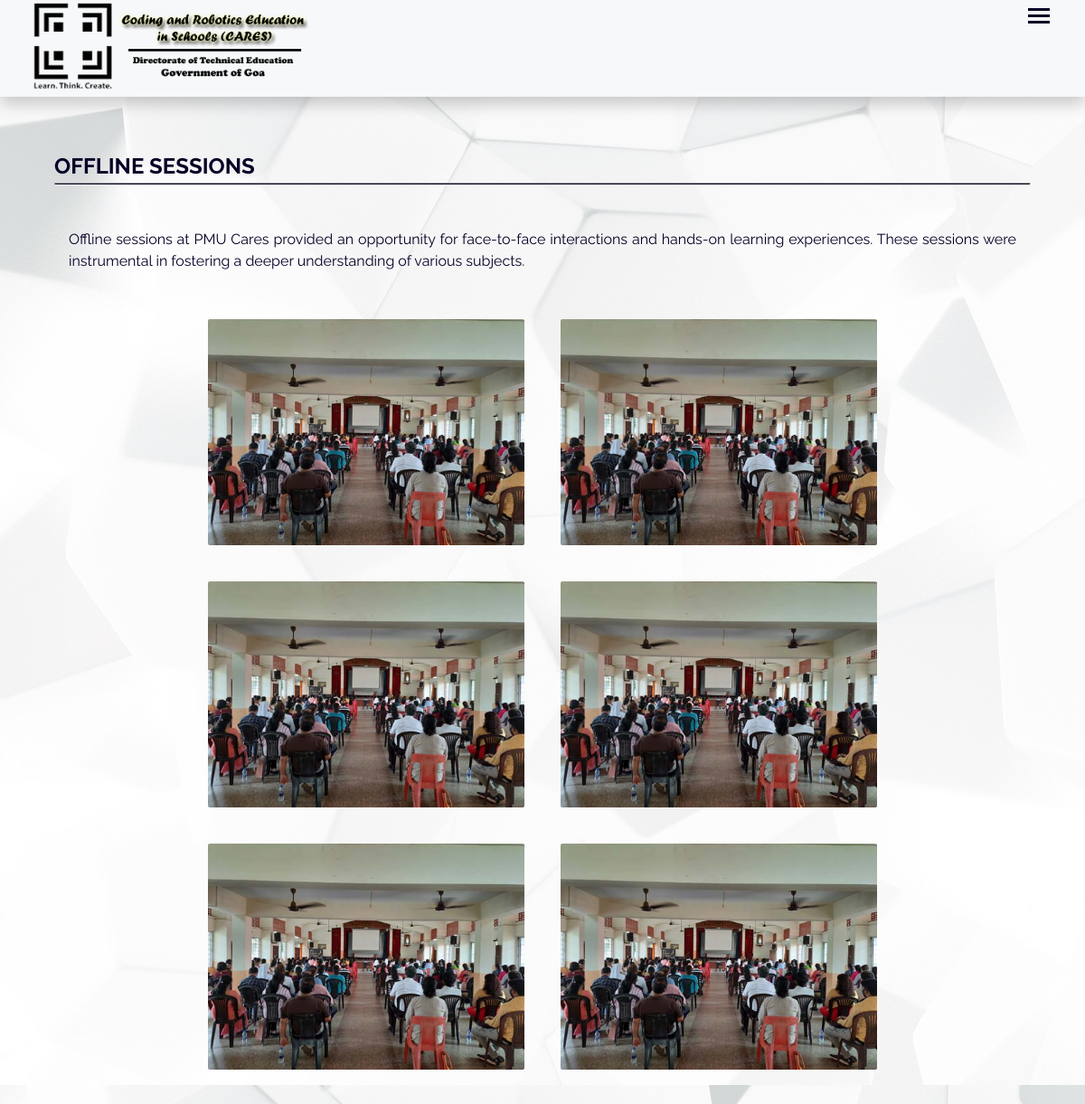
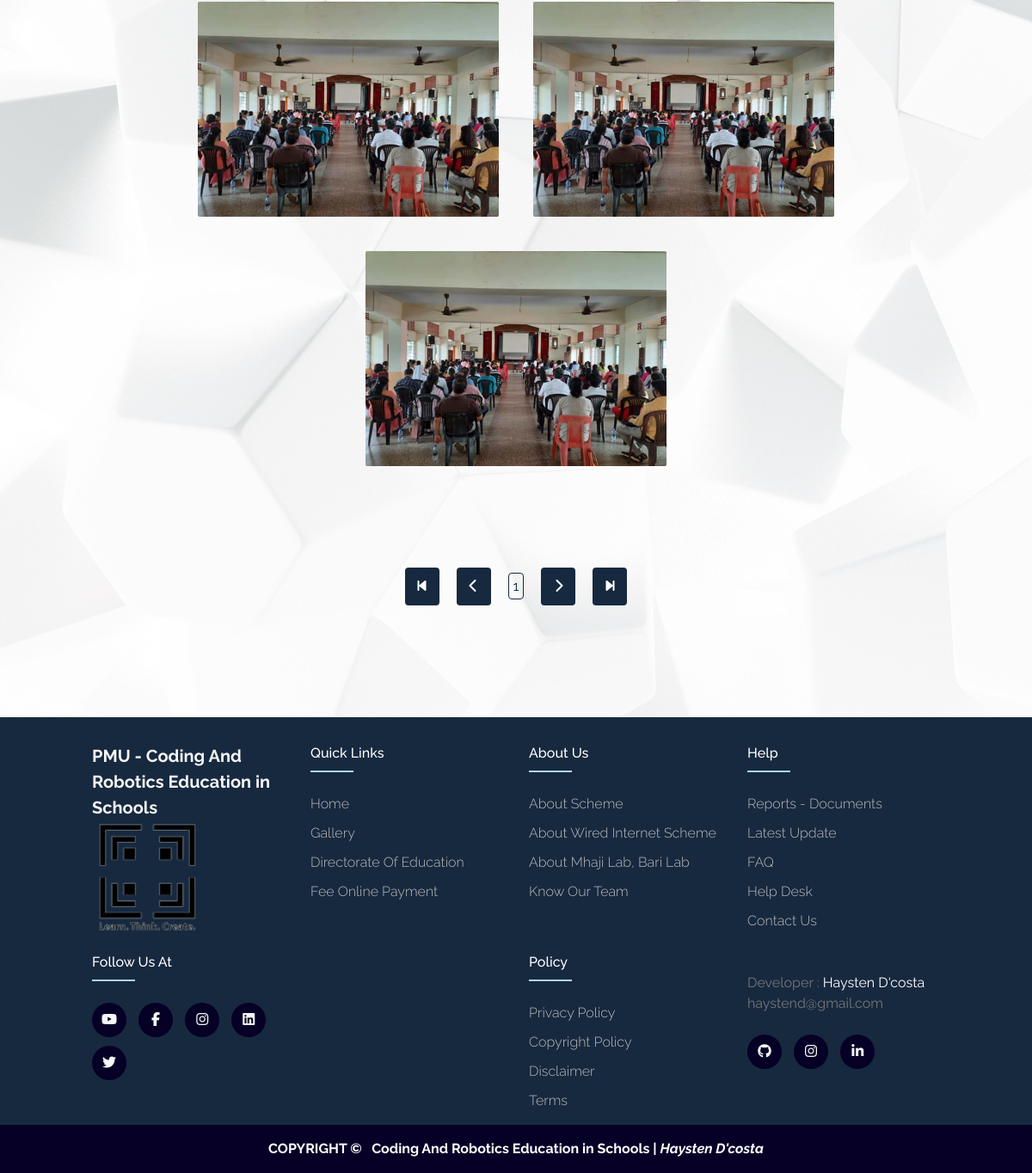
Page /php/gallery.php?id=3 on the committed database (2 pictures, top to bottom).
### tables this page shows
CREATE TABLE `pmucares_album` (
  `albumid` int(10) NOT NULL,
  `name` varchar(500) NOT NULL,
  `adesc` varchar(1000) NOT NULL,
  `image` varchar(500) NOT NULL,
  `date` datetime NOT NULL,
  `status` varchar(10) NOT NULL,
  `col_id` int(5) DEFAULT NULL,
  `category` varchar(30) DEFAULT NULL
);

CREATE TABLE `pmucares_gallery` (
  `gid` int(10) NOT NULL,
  `aid` int(10) NOT NULL,
  `gname` varchar(1000) NOT NULL,
  `gimages` varchar(1000) NOT NULL,
  `date` datetime NOT NULL,
  `status` varchar(20) NOT NULL
);

### php/gallery.php (the view, shortened to what this page needs)
<?php $aid=$_REQUEST['id']; ?>
<!DOCTYPE html>
<html lang="en">
<head>
    <link rel="stylesheet" href="https://cdnjs.cloudflare.com/ajax/libs/lightgallery-js/1.4.0/css/lightgallery.min.css">
    <link rel="stylesheet" href="https://cdnjs.cloudflare.com/ajax/libs/font-awesome/6.5.2/css/all.min.css">
    <link rel="stylesheet" href="https://unpkg.com/aos@2.3.1/dist/aos.css">
    <link rel="stylesheet" href="../css/header-footer.css">
    <link rel="stylesheet" href="../css/gallery.css">
</head>
<body>
    <header class="header">
        <div class="container">
            <div class="header-main">
                <div class="logo-container">
                    <a href="../index.php">
                        <img width="auto" height="100" src="../img/logo.png" alt="CARES LOGO"
                            sizes="(max-width: 375px) 100vw, 375px" />
                    </a>
                </div>
                <div class="open-nav-menu">
                    <span></span>
                </div>
            </div>
        </div>
    </header>
    <main class="main-section">
    <section class="gallery-section">
            <div class="gallery-section-container">
                <?php
                    include 'connect.php';
                    $sql = "SELECT * FROM pmucares_album WHERE albumid='$aid'";
                    $rs_result = mysqli_query($con, $sql);
                    while ($row = mysqli_fetch_assoc($rs_result))
                    {
                        $aname=$row['name'];
                        $adesc=$row['adesc'];
                ?>
                <?php echo" <h2>$aname</h2>" ?>
                <hr>
                <br><br>
                <?php echo" <div class='album-description'><p>$adesc</p></div>" ?>
                <?php
                    }
                ?>
                    <div class="gallery">
                    <?php
                        include 'connect.php';
                        $limit = 18;
                        $page = isset($_GET['page']) ? $_GET['page'] : 1;
                        $offset = ($page - 1) * $limit;
                        $sql = "SELECT * FROM pmucares_gallery WHERE aid=$aid AND status='process' ORDER BY gimages ASC LIMIT $offset, $limit";
                        $result = mysqli_query($con, $sql);
                        while ($row = mysqli_fetch_array($result)) {
                            $gimage = $row['gimages'];
                    ?>
                        <?php echo "<a href='../img/gallery/$gimage'><img src='../img/gallery/$gimage' alt='' data-aos='zoom-in-up' data-aos-once='true'></a>";?>
                        <?php } ?>
                    </div>
            </div>
            <div class="pagenation">
                <?php
                $sql = "SELECT COUNT(*) FROM pmucares_gallery where aid=$aid and status='process'";
                $result = mysqli_query($con, $sql);
                $total_rows = mysqli_fetch_array($result)[0];
                $total_pages = ceil($total_rows / $limit);
                $prev_page = max(1, $page - 1);
                echo "<a href='?id=$aid&page=1' class='special-btn" . ($page == 1 ? " active-page" : "") . "'><i class='fas fa-step-backward scale'></i></a>";
                echo "<a href='?id=$aid&page=$prev_page' class='special-btn'><i class='fas fa-chevron-left scale'></i></a>";
                echo "<div>";
                for($i = 1; $i <= $total_pages; $i++) {
                    echo "<a href='?id=$aid&page=$i' class='every-page".($page == $i ? " active-page" : "")."'>$i</a>";
                }
                echo "</div>";
                $next_page = min($total_pages, $page + 1);
                echo "<a href='?id=$aid&page=$next_page' class='special-btn'><i class='fas fa-chevron-right scale'></i></a>";
                echo "<a href='?id=$aid&page=$total_pages' class='special-btn" . ($page == 1 ? " active-page" : "") . "'><i class='fas fa-step-forward scale'></i></a>";
                ?>
            </div>
        </section>
    </main>
    <footer class="footer">
        <div class="footer-container">
            <div class="row">
                <div class="footer-col">
                    <h2>PMU - Coding And Robotics Education in Schools</h2>
                    <figure>
                        <img src="../img/logo1.png" class="scale" alt="CARES Logo" width=100px height=100px>
                    </figure>
                </div>
                <div class="footer-col">
                    <h4>Quick Links</h4>
                    <ul>
                        <li><a href="../index.php">Home</a></li>
                        <li><a href="gallery-album.php">Gallery</a></li>
                        <li><a href="#" target="_blank">Directorate of Education</a></li>
                        <li><a href="#">Fee Online Payment</a></li>
                    </ul>
                </div>
                <div class="footer-col">
                    <h4>About Us</h4>
                    <ul>
                        <li><a href="#">About Scheme</a></li>
                        <li><a href="#">About Wired Internet Scheme</a></li>
                        <li><a href="#">About Mhaji Lab, Bari Lab</a></li>
                        <li><a href="#">Know our Team</a></li>
                    </ul>
                </div>
                <div class="footer-col">
                    <h4>Help</h4>
                    <ul>
                        <li><a href="#">Reports - Documents</a></li>
                        <li><a href="#">Latest Update</a></li>
                        <li><a href="#">FAQ</a></li>
                        <li><a href="#">Help Desk</a></li>
                        <li><a href="contact-us.html">Contact us</a></li>
                    </ul>
                </div>
                <div class="footer-col">
                    <h4>Follow us at</h4>
                    <div class="social-links scale">
                        <a href="https://www.youtube.com/channel/UCxFgQGAMuymIvUYTJA8-SGw" target="_blank"><i
                                class="fab fa-youtube scal"></i></a>
                        <a href="https://www.facebook.com/caresgoa" target="_blank"><i
                                class="fab fa-facebook-f scal"></i></a>
                        <a href="https://www.instagram.com/cares_goa" target="_blank"><i
                                class="fab fa-instagram scal"></i></a>
                        <a href="https://www.linkedin.com/company/cares-goa" target="_blank"><i
                                class="fab fa-linkedin scal"></i></a>
                        <a href="https://www.twitter.com/cares_goa" target="_blank"><i
                                class="fab fa-twitter scal"></i></a>
                    </div>
                </div>
                <div class="footer-col"></div>
                <div class="footer-col">
                    <h4>Policy</h4>
                    <ul>
                        <li><a href="#">Privacy Policy</a></li>
                        <li><a href="#">Copyright Policy</a></li>
                        <li><a href="#">Disclaimer</a></li>
                        <li><a href="#">Terms</a></li>
                    </ul>
                </div>
                <div class="footer-col">
                    <p>
                        Developer : <a href="developer.html" class="unstyled-link">Haysten D'costa</a>
                        <br>haystend@gmail.com
                    </p>
                    <br>
                    <div class="social-links scale">
                        <a href="https://github.com/Haysten-D-costa/" target="_blank"><i
                                class="fab fa-github scal"></i></a>
                        <a href="https://www.instagram.com/haysten_d_costa/" target="_blank"><i
                                class="fab fa-instagram scal"></i></a>
                        <a href="https://www.linkedin.com/in/haysten-d-costa-625515252/" target="_blank"><i
                                class="fab fa-linkedin-in scal"></i></a>
                    </div>
                </div>
            </div>
        </div>
    </footer>
    <section class="copyright-section">
        <h4>COPYRIGHT &copy; &nbsp; Coding And Robotics Education in Schools | <i>Haysten D'costa<i></h4>
    </section>
</body>
</html>

### css/header-footer.css (style rules this page uses)
:root { --ff-primary: "Raleway", sans-serif; --fw-reg: 400; --fw-bold: 600; --dark-blue-primary: #060026; --dark-blue-secondary: #17293F; --white-color: #FFFFFF; --black-text: #0f1111; --white-text: #f4f8f7; --fs-h1: 2.5rem; --fs-h2: 2.25rem; --fs-h3: 1.25rem; --fs-h4: 1.05rem; --fs-body: 1rem; }
* { margin: 0; padding: 0; box-sizing: border-box; }
body { line-height: 1.5; font-family: "Raleway", sans-serif; font-weight: 400; background: var(--dark-blue-primary); }
main { padding: 126px 0 5vh; }
.container { max-width: 100%; margin: auto; background: var(--dark-blue-primary); }
ul { list-style: none; }
a { text-decoration: none; }
.header { position: fixed; width: 100%; left: 0; top: 0; z-index: 999; transition: all 0.3s ease-in-out; margin-bottom: 100rem; }
.header-main { background-color: #f6f8f9; display: flex; justify-content: space-between; align-items: start; padding: 0 1rem; box-shadow: 0 .5rem 1rem rgba(0,0,0,.2); }
.header .logo-container { padding: 0 15px; }
.header .open-nav-menu { height: 34px; width: 40px; margin-right: 15px; display: none; align-items: center; justify-content: center; cursor: pointer; }
.header .open-nav-menu span { display: block; height: 3px; width: 24px; background-color: var(--dark-blue-primary); position: relative; }
.header .open-nav-menu span:before, .header .open-nav-menu span:after { content: ""; position: absolute; left: 0; width: 100%; height: 100%; background-color: var(--dark-blue-primary); box-sizing: border-box; }
.header .open-nav-menu span:before { top: -7px; }
.header .open-nav-menu span:after { top: 7px; }
@media (max-width: 1300px) { .header .close-nav-menu, .header .open-nav-menu { display: flex; } }
.scale { transition: transform 0.5s ease; }
.footer-container { max-width: 90%; margin: auto; padding: 0 2rem; }
.footer .footer-container .row .footer-col h2 { font-size: var(--fs-h3); color: whitesmoke; }
.row { display: flex; flex-wrap: wrap; }
.footer { background: var(--dark-blue-secondary); padding: 30px 0 0; }
.footer img { height: 130px; width: auto; }
.footer-col { width: 20%; padding: 0 15px 1rem; }
.footer-col h4 { font-size: var(--fs-body); font-weight: var(--fw-bold); color: white; text-transform: capitalize; margin-bottom: 35px; font-weight: 500; position: relative; }
.footer-col h4::before { content: ''; position: absolute; left:0; bottom: -10px; background-color: lightblue; height: 2px; box-sizing: border-box; width: 50px; }
.footer-col ul li:not(:last-child) { margin-bottom: 10px; }
.footer-col ul li a { font-size: var(--fs-body); text-transform: capitalize; color: #bcbcbc; text-decoration: none; font-weight: 300; display: inline-block; transition: all 0.3s ease; }
.footer-col .social-links a { display: inline-block; height: 40px; width: 40px; background-color: var(--dark-blue-primary); margin:0 10px 10px 0; text-align: center; line-height: 40px; border-radius: 50%; color: var(--white-text); transition: all 0.5s ease; }
.footer-col p { margin-top: 1.5rem; color: #767676; }
.unstyled-link { text-decoration: none; color: white; }
@media screen and (max-width: 1200px) { .footer-col { width: 25%; } }
.copyright-section { color: var(--white-color); background: var(--dark-blue-primary); text-align: center; padding: 1rem; }

### css/gallery.css (style rules this page uses)
.main-section { background-image: url("../img/white-bg3.jpeg"); }
hr { padding: 0.5px; background-color: #060026; }
.gallery-section { color: #060026; background-size: cover; }
.gallery-section-container { max-width: 1250px; width: 90%; margin: auto; padding: 40px 0; }
.album-description { text-align: justify; margin-bottom: 2rem; padding: 0 1rem; }
.gallery { display: flex; justify-content: center; flex-wrap: wrap; width: 100%; margin: 0 auto; }
.gallery a { height: 250px; width: 350px; margin: 20px; border-radius: 2px; overflow: hidden; }
.gallery a img { height: 100%; width: 100%; object-fit: cover; }
.pagenation { display: flex; flex-direction: row; justify-content: center; align-items: center; margin: 3rem 0; padding-bottom: 2rem; }
.pagenation a { text-decoration: none; margin: 10px; border-radius: 4px; }
.every-page { color: #17293F; padding: 5px; border: 1px solid #17293F; }
.special-btn { padding: 10px 15px; color: white; background: #17293F; }

### rows in the picture
pmucares_album: name "OFFLINE SESSIONS", adesc "Offline sessions at PMU Cares provided an opportunity for face-to-face interactions and hands-on learning experiences. These sessions were instrumental in fostering a deeper understanding of various subjects."
pmucares_gallery: gimages (picture)
pmucares_gallery: gimages (picture)
pmucares_gallery: gimages (picture)
pmucares_gallery: gimages (picture)
pmucares_gallery: gimages (picture)
pmucares_gallery: gimages (picture)
pmucares_gallery: gimages (picture)
pmucares_gallery: gimages (picture)
pmucares_gallery: gimages (picture)
